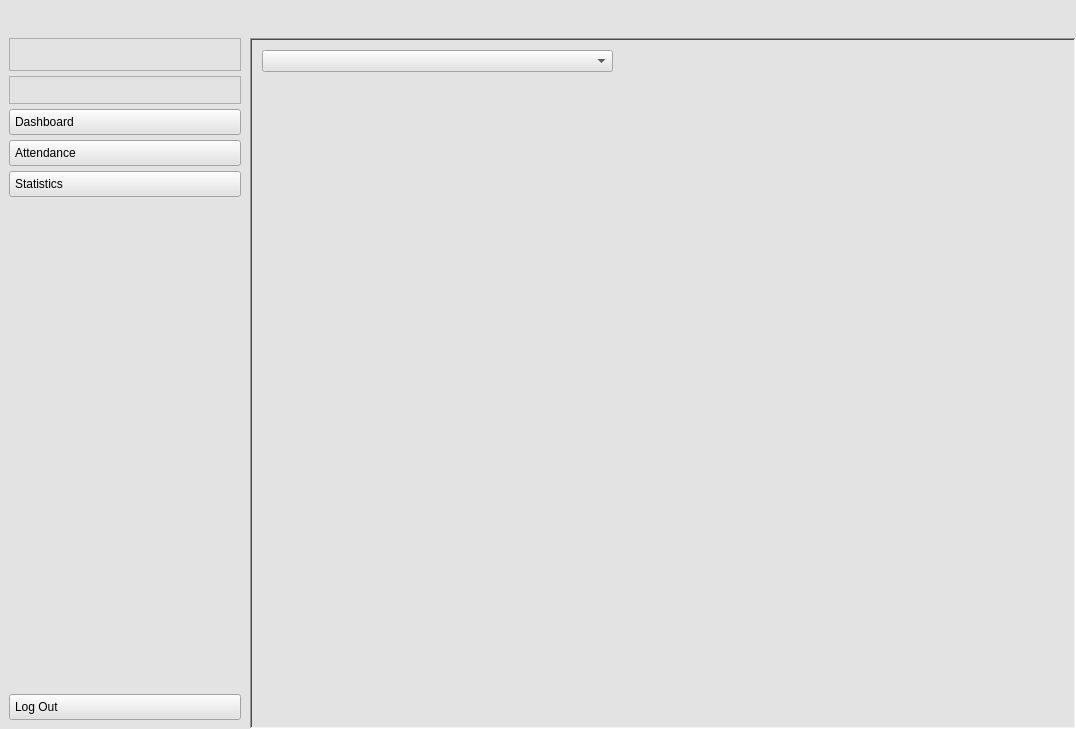
<?xml version="1.0" encoding="UTF-8"?>
<ui version="4.0">
 <class>MainWindow</class>
 <widget class="QMainWindow" name="MainWindow">
  <property name="enabled">
   <bool>true</bool>
  </property>
  <property name="geometry">
   <rect>
    <x>0</x>
    <y>0</y>
    <width>1076</width>
    <height>729</height>
   </rect>
  </property>
  <property name="maximumSize">
   <size>
    <width>1076</width>
    <height>729</height>
   </size>
  </property>
  <property name="contextMenuPolicy">
   <enum>Qt::DefaultContextMenu</enum>
  </property>
  <property name="acceptDrops">
   <bool>false</bool>
  </property>
  <property name="windowTitle">
   <string>Attendance Tracking</string>
  </property>
  <property name="windowIcon">
   <iconset resource="resoruces.qrc">
    <normaloff>:/images/icons/38439452-9882-4db8-9abd-97a82dba0fd8.png</normaloff>:/images/icons/38439452-9882-4db8-9abd-97a82dba0fd8.png</iconset>
  </property>
  <property name="windowOpacity">
   <double>1.000000000000000</double>
  </property>
  <property name="whatsThis">
   <string>&lt;html&gt;&lt;head/&gt;&lt;body&gt;&lt;p&gt;&lt;br/&gt;&lt;/p&gt;&lt;/body&gt;&lt;/html&gt;</string>
  </property>
  <property name="autoFillBackground">
   <bool>true</bool>
  </property>
  <property name="styleSheet">
   <string notr="true"/>
  </property>
  <widget class="QWidget" name="centralwidget">
   <property name="styleSheet">
    <string notr="true"/>
   </property>
   <layout class="QHBoxLayout" name="horizontalLayout_5">
    <property name="spacing">
     <number>0</number>
    </property>
    <property name="sizeConstraint">
     <enum>QLayout::SetMinAndMaxSize</enum>
    </property>
    <property name="leftMargin">
     <number>0</number>
    </property>
    <property name="topMargin">
     <number>0</number>
    </property>
    <property name="rightMargin">
     <number>0</number>
    </property>
    <property name="bottomMargin">
     <number>0</number>
    </property>
    <item>
     <widget class="QWidget" name="icon_text_widget" native="true">
      <property name="sizePolicy">
       <sizepolicy hsizetype="Preferred" vsizetype="Maximum">
        <horstretch>0</horstretch>
        <verstretch>0</verstretch>
       </sizepolicy>
      </property>
      <property name="maximumSize">
       <size>
        <width>250</width>
        <height>1666666</height>
       </size>
      </property>
      <property name="layoutDirection">
       <enum>Qt::LeftToRight</enum>
      </property>
      <property name="styleSheet">
       <string notr="true">QWidget{
background-color: rgb(227, 227, 227);
text-align: left;
padding: 5px;
}
</string>
      </property>
      <layout class="QVBoxLayout" name="verticalLayout_6" stretch="0,0,0,0">
       <property name="spacing">
        <number>5</number>
       </property>
       <property name="sizeConstraint">
        <enum>QLayout::SetDefaultConstraint</enum>
       </property>
       <property name="leftMargin">
        <number>0</number>
       </property>
       <property name="topMargin">
        <number>0</number>
       </property>
       <property name="rightMargin">
        <number>0</number>
       </property>
       <property name="bottomMargin">
        <number>0</number>
       </property>
       <item>
        <layout class="QHBoxLayout" name="horizontalLayout_3">
         <item>
          <widget class="QLabel" name="aguiconwide">
           <property name="maximumSize">
            <size>
             <width>80</width>
             <height>80</height>
            </size>
           </property>
           <property name="text">
            <string/>
           </property>
           <property name="pixmap">
            <pixmap resource="resoruces.qrc">:/images/icons/38439452-9882-4db8-9abd-97a82dba0fd8.png</pixmap>
           </property>
           <property name="scaledContents">
            <bool>true</bool>
           </property>
           <property name="buddy">
            <cstring></cstring>
           </property>
          </widget>
         </item>
        </layout>
       </item>
       <item>
        <layout class="QVBoxLayout" name="verticalLayout">
         <property name="spacing">
          <number>5</number>
         </property>
         <property name="leftMargin">
          <number>9</number>
         </property>
         <property name="topMargin">
          <number>9</number>
         </property>
         <property name="rightMargin">
          <number>9</number>
         </property>
         <property name="bottomMargin">
          <number>9</number>
         </property>
         <item>
          <widget class="QLabel" name="labelInstructorName">
           <property name="styleSheet">
            <string notr="true">QLabel#labelInstructorName {
    font-size: 18px;
    font-weight: bold;
	color: rgb(0, 0, 0);
	
}
</string>
           </property>
           <property name="frameShape">
            <enum>QFrame::StyledPanel</enum>
           </property>
           <property name="frameShadow">
            <enum>QFrame::Plain</enum>
           </property>
           <property name="text">
            <string/>
           </property>
          </widget>
         </item>
         <item>
          <widget class="QLabel" name="labelInstructorEmail">
           <property name="styleSheet">
            <string notr="true">QLabel#labelInstructorEmail {
  	font-size: 14px;
	font-weight: normal;
	font-style: italic;
    color: #666;
}</string>
           </property>
           <property name="frameShape">
            <enum>QFrame::StyledPanel</enum>
           </property>
           <property name="frameShadow">
            <enum>QFrame::Plain</enum>
           </property>
           <property name="text">
            <string/>
           </property>
          </widget>
         </item>
         <item>
          <widget class="QPushButton" name="dashboardbuttonwide">
           <property name="text">
            <string>Dashboard</string>
           </property>
           <property name="icon">
            <iconset resource="resoruces.qrc">
             <normaloff>:/images/icons/dashboard (1).png</normaloff>:/images/icons/dashboard (1).png</iconset>
           </property>
           <property name="checkable">
            <bool>false</bool>
           </property>
           <property name="autoRepeat">
            <bool>false</bool>
           </property>
           <property name="autoExclusive">
            <bool>true</bool>
           </property>
          </widget>
         </item>
         <item>
          <widget class="QPushButton" name="attendancebuttonwide">
           <property name="text">
            <string>Attendance</string>
           </property>
           <property name="icon">
            <iconset resource="resoruces.qrc">
             <normaloff>:/images/icons/report (1).png</normaloff>:/images/icons/report (1).png</iconset>
           </property>
           <property name="checkable">
            <bool>false</bool>
           </property>
           <property name="autoExclusive">
            <bool>true</bool>
           </property>
          </widget>
         </item>
         <item>
          <widget class="QPushButton" name="statButton">
           <property name="text">
            <string>Statistics</string>
           </property>
           <property name="icon">
            <iconset resource="resoruces.qrc">
             <normaloff>:/images/icons/trend (1).png</normaloff>:/images/icons/trend (1).png</iconset>
           </property>
          </widget>
         </item>
        </layout>
       </item>
       <item>
        <spacer name="verticalSpacer_4">
         <property name="orientation">
          <enum>Qt::Vertical</enum>
         </property>
         <property name="sizeType">
          <enum>QSizePolicy::Expanding</enum>
         </property>
         <property name="sizeHint" stdset="0">
          <size>
           <width>20</width>
           <height>355</height>
          </size>
         </property>
        </spacer>
       </item>
       <item>
        <layout class="QVBoxLayout" name="verticalLayout_5">
         <property name="spacing">
          <number>5</number>
         </property>
         <property name="leftMargin">
          <number>9</number>
         </property>
         <property name="topMargin">
          <number>9</number>
         </property>
         <property name="rightMargin">
          <number>9</number>
         </property>
         <property name="bottomMargin">
          <number>9</number>
         </property>
         <item>
          <widget class="QPushButton" name="logoutbuttonwide">
           <property name="text">
            <string>Log Out</string>
           </property>
           <property name="icon">
            <iconset resource="resoruces.qrc">
             <normaloff>:/images/icons/logout (1).png</normaloff>:/images/icons/logout (1).png</iconset>
           </property>
           <property name="checkable">
            <bool>false</bool>
           </property>
           <property name="autoExclusive">
            <bool>true</bool>
           </property>
          </widget>
         </item>
        </layout>
       </item>
      </layout>
     </widget>
    </item>
    <item>
     <widget class="QWidget" name="main_screen_widget" native="true">
      <property name="sizePolicy">
       <sizepolicy hsizetype="Maximum" vsizetype="Maximum">
        <horstretch>0</horstretch>
        <verstretch>0</verstretch>
       </sizepolicy>
      </property>
      <property name="maximumSize">
       <size>
        <width>861</width>
        <height>841</height>
       </size>
      </property>
      <layout class="QVBoxLayout" name="verticalLayout_7">
       <property name="spacing">
        <number>0</number>
       </property>
       <property name="sizeConstraint">
        <enum>QLayout::SetMaximumSize</enum>
       </property>
       <property name="leftMargin">
        <number>0</number>
       </property>
       <property name="topMargin">
        <number>0</number>
       </property>
       <property name="rightMargin">
        <number>0</number>
       </property>
       <property name="bottomMargin">
        <number>0</number>
       </property>
       <item>
        <widget class="QWidget" name="header_widget" native="true">
         <property name="sizePolicy">
          <sizepolicy hsizetype="Expanding" vsizetype="Preferred">
           <horstretch>0</horstretch>
           <verstretch>0</verstretch>
          </sizepolicy>
         </property>
         <property name="maximumSize">
          <size>
           <width>16777215</width>
           <height>120</height>
          </size>
         </property>
         <property name="mouseTracking">
          <bool>true</bool>
         </property>
         <property name="styleSheet">
          <string notr="true">QWidget{
background-color: rgb(227, 227, 227);
text-align: left;
padding: 5px;
}
</string>
         </property>
         <layout class="QHBoxLayout" name="horizontalLayout_4">
          <property name="spacing">
           <number>5</number>
          </property>
          <property name="leftMargin">
           <number>9</number>
          </property>
          <property name="topMargin">
           <number>9</number>
          </property>
          <property name="rightMargin">
           <number>9</number>
          </property>
          <property name="bottomMargin">
           <number>9</number>
          </property>
          <item>
           <spacer name="horizontalSpacer_5">
            <property name="orientation">
             <enum>Qt::Horizontal</enum>
            </property>
            <property name="sizeType">
             <enum>QSizePolicy::Preferred</enum>
            </property>
            <property name="sizeHint" stdset="0">
             <size>
              <width>5</width>
              <height>20</height>
             </size>
            </property>
           </spacer>
          </item>
          <item>
           <layout class="QHBoxLayout" name="horizontalLayout">
            <property name="spacing">
             <number>9</number>
            </property>
            <property name="leftMargin">
             <number>9</number>
            </property>
            <property name="topMargin">
             <number>9</number>
            </property>
            <property name="rightMargin">
             <number>9</number>
            </property>
            <property name="bottomMargin">
             <number>9</number>
            </property>
           </layout>
          </item>
          <item>
           <spacer name="horizontalSpacer_6">
            <property name="orientation">
             <enum>Qt::Horizontal</enum>
            </property>
            <property name="sizeType">
             <enum>QSizePolicy::Preferred</enum>
            </property>
            <property name="sizeHint" stdset="0">
             <size>
              <width>10</width>
              <height>20</height>
             </size>
            </property>
           </spacer>
          </item>
         </layout>
        </widget>
       </item>
       <item>
        <widget class="QStackedWidget" name="mainscreen">
         <property name="sizePolicy">
          <sizepolicy hsizetype="Expanding" vsizetype="Expanding">
           <horstretch>100</horstretch>
           <verstretch>100</verstretch>
          </sizepolicy>
         </property>
         <property name="styleSheet">
          <string notr="true">background-color: rgb(227, 227, 227);</string>
         </property>
         <property name="frameShape">
          <enum>QFrame::WinPanel</enum>
         </property>
         <property name="frameShadow">
          <enum>QFrame::Sunken</enum>
         </property>
         <property name="lineWidth">
          <number>2</number>
         </property>
         <property name="midLineWidth">
          <number>4</number>
         </property>
         <property name="currentIndex">
          <number>5</number>
         </property>
         <widget class="QWidget" name="dashboardpage">
          <layout class="QGridLayout" name="gridLayout">
           <item row="0" column="0">
            <widget class="QWidget" name="course_widget" native="true">
             <property name="sizePolicy">
              <sizepolicy hsizetype="Expanding" vsizetype="Expanding">
               <horstretch>0</horstretch>
               <verstretch>0</verstretch>
              </sizepolicy>
             </property>
             <widget class="QWidget" name="layoutWidget">
              <property name="geometry">
               <rect>
                <x>10</x>
                <y>10</y>
                <width>791</width>
                <height>631</height>
               </rect>
              </property>
              <layout class="QVBoxLayout" name="course_layout">
               <property name="sizeConstraint">
                <enum>QLayout::SetMinAndMaxSize</enum>
               </property>
               <property name="leftMargin">
                <number>15</number>
               </property>
               <property name="topMargin">
                <number>15</number>
               </property>
               <property name="rightMargin">
                <number>15</number>
               </property>
               <property name="bottomMargin">
                <number>15</number>
               </property>
               <item>
                <widget class="QPushButton" name="coursesButtonDynamic">
                 <property name="sizePolicy">
                  <sizepolicy hsizetype="Minimum" vsizetype="Preferred">
                   <horstretch>0</horstretch>
                   <verstretch>0</verstretch>
                  </sizepolicy>
                 </property>
                 <property name="styleSheet">
                  <string notr="true">background-color: rgb(130, 28, 23);</string>
                 </property>
                 <property name="text">
                  <string>Internet Of Things</string>
                 </property>
                 <property name="checkable">
                  <bool>true</bool>
                 </property>
                 <property name="autoExclusive">
                  <bool>true</bool>
                 </property>
                </widget>
               </item>
              </layout>
             </widget>
            </widget>
           </item>
          </layout>
         </widget>
         <widget class="QWidget" name="notificationspage">
          <widget class="QLabel" name="notifications">
           <property name="geometry">
            <rect>
             <x>20</x>
             <y>10</y>
             <width>761</width>
             <height>751</height>
            </rect>
           </property>
           <property name="text">
            <string>Notifications</string>
           </property>
          </widget>
         </widget>
         <widget class="QWidget" name="Coursespage"/>
         <widget class="QWidget" name="Attendancepage">
          <property name="sizePolicy">
           <sizepolicy hsizetype="Expanding" vsizetype="Expanding">
            <horstretch>0</horstretch>
            <verstretch>0</verstretch>
           </sizepolicy>
          </property>
          <widget class="QSplitter" name="splitter">
           <property name="geometry">
            <rect>
             <x>20</x>
             <y>20</y>
             <width>791</width>
             <height>621</height>
            </rect>
           </property>
           <property name="sizePolicy">
            <sizepolicy hsizetype="Preferred" vsizetype="Preferred">
             <horstretch>0</horstretch>
             <verstretch>0</verstretch>
            </sizepolicy>
           </property>
           <property name="minimumSize">
            <size>
             <width>563</width>
             <height>0</height>
            </size>
           </property>
           <property name="orientation">
            <enum>Qt::Vertical</enum>
           </property>
           <widget class="QWidget" name="layoutWidget">
            <layout class="QGridLayout" name="gridLayout_2">
             <property name="sizeConstraint">
              <enum>QLayout::SetMinAndMaxSize</enum>
             </property>
             <item row="0" column="1">
              <layout class="QVBoxLayout" name="verticalLayout_2">
               <property name="sizeConstraint">
                <enum>QLayout::SetDefaultConstraint</enum>
               </property>
               <item>
                <widget class="QComboBox" name="coursesComboBox">
                 <property name="sizePolicy">
                  <sizepolicy hsizetype="Ignored" vsizetype="Preferred">
                   <horstretch>0</horstretch>
                   <verstretch>0</verstretch>
                  </sizepolicy>
                 </property>
                 <property name="minimumSize">
                  <size>
                   <width>161</width>
                   <height>0</height>
                  </size>
                 </property>
                 <property name="styleSheet">
                  <string notr="true">QComboBox {
    border: 1px solid gray;
    border-radius: 3px;
    padding: 1px 18px 1px 3px;
    min-width: 6em;
}

QComboBox:editable {
    background: white;
}

QComboBox:!editable, QComboBox::drop-down:editable {
     background: qlineargradient(x1: 0, y1: 0, x2: 0, y2: 1,
                                 stop: 0 #E1E1E1, stop: 0.4 #DDDDDD,
                                 stop: 0.5 #D8D8D8, stop: 1.0 #D3D3D3);
}

/* QComboBox gets the &quot;on&quot; state when the popup is open */
QComboBox:!editable:on, QComboBox::drop-down:editable:on {
    background: qlineargradient(x1: 0, y1: 0, x2: 0, y2: 1,
                                stop: 0 #D3D3D3, stop: 0.4 #D8D8D8,
                                stop: 0.5 #DDDDDD, stop: 1.0 #E1E1E1);
}

QComboBox:on { /* shift the text when the popup opens */
    padding-top: 3px;
    padding-left: 4px;
}

QComboBox::drop-down {
    subcontrol-origin: padding;
    subcontrol-position: top right;
    width: 15px;

    border-left-width: 1px;
    border-left-color: darkgray;
    border-left-style: solid; /* just a single line */
    border-top-right-radius: 3px; /* same radius as the QComboBox */
    border-bottom-right-radius: 3px;
}

QComboBox::down-arrow {
    image: url(/usr/share/icons/crystalsvg/16x16/actions/1downarrow.png);
}

QComboBox::down-arrow:on { /* shift the arrow when popup is open */
    top: 1px;
    left: 1px;
}
QComboBox QAbstractItemView {
    border: 2px solid darkgray;
    selection-background-color: lightgray;
}</string>
                 </property>
                 <item>
                  <property name="text">
                   <string>courseName</string>
                  </property>
                 </item>
                 <item>
                  <property name="text">
                   <string>IOT</string>
                  </property>
                 </item>
                 <item>
                  <property name="text">
                   <string>COMP413</string>
                  </property>
                 </item>
                </widget>
               </item>
               <item>
                <widget class="QPushButton" name="Export_to_Excel">
                 <property name="sizePolicy">
                  <sizepolicy hsizetype="Preferred" vsizetype="Preferred">
                   <horstretch>0</horstretch>
                   <verstretch>0</verstretch>
                  </sizepolicy>
                 </property>
                 <property name="text">
                  <string>Export PDF</string>
                 </property>
                </widget>
               </item>
               <item>
                <widget class="QPushButton" name="submitbutton">
                 <property name="sizePolicy">
                  <sizepolicy hsizetype="Minimum" vsizetype="Preferred">
                   <horstretch>0</horstretch>
                   <verstretch>0</verstretch>
                  </sizepolicy>
                 </property>
                 <property name="styleSheet">
                  <string notr="true">background-color: rgb(130, 28, 23);</string>
                 </property>
                 <property name="text">
                  <string>Submit</string>
                 </property>
                 <property name="checkable">
                  <bool>false</bool>
                 </property>
                 <property name="autoExclusive">
                  <bool>true</bool>
                 </property>
                </widget>
               </item>
              </layout>
             </item>
             <item row="0" column="0">
              <widget class="QCalendarWidget" name="calendarWidget">
               <property name="sizePolicy">
                <sizepolicy hsizetype="Fixed" vsizetype="Preferred">
                 <horstretch>0</horstretch>
                 <verstretch>0</verstretch>
                </sizepolicy>
               </property>
               <property name="styleSheet">
                <string notr="true">QCalendarWidget {
    background-color: rgb(154, 153, 150);  /* Soft gray background */
    border: 1px solid rgb(190, 190, 190);  /* Subtle border */
    border-radius: 20px;  /* Rounded corners */
    padding: 5px;
}

QCalendarWidget QToolButton {
    background-color: rgb(154, 153, 150);  /* Medium gray for navigation buttons */
    color: black;  /* Black text */
    font-size: 14px;
    height: 20px;
    width: 90px;
    border: none;
    border-radius: 5px;
    margin: 3px;
}

QCalendarWidget QToolButton::hover {
    background-color: rgb(180, 180, 180);  /* Darker gray on hover */
}

QCalendarWidget QAbstractItemView {
    background-color: rgb(240, 240, 240);  /* Light background for days */
    selection-background-color: rgb(160, 160, 160);  /* Dark gray for selected day */
    selection-color: white;  /* White text for selected day */
    font-size: 16px;
    gridline-color: rgb(0, 0, 0);  /* Light grid lines */
}

QCalendarWidget QWidget {
     /* Slightly darker alternate background */
	
	alternate-background-color: rgb(154, 153, 150);
}

QCalendarWidget QHeaderView::section {
    background-color: rgb(154, 153, 150);  /* Light gray for header */
    color: black;  /* Black text */
    font-size: 13px;
    border: 1px solid rgb(190, 190, 190);  /* Border for header sections */
}

QCalendarWidget QSpinBox {
    background-color: rgb(154, 153, 150);  /* Spinbox background */
    border: 1px solid rgb(190, 190, 190);  /* Border */
    border-radius: 5px;
    padding: 2px;
}

QCalendarWidget QSpinBox::up-button, QCalendarWidget QSpinBox::down-button {
    background-color: rgb(210, 210, 210);  /* Same as spinbox background */
    border: none;
    width: 15px;
    height: 15px;
    border-radius: 5px;
}

QCalendarWidget QSpinBox::up-button::hover, QCalendarWidget QSpinBox::down-button::hover {
    background-color: rgb(180, 180, 180);  /* Darker gray on hover */
}

QCalendarWidget QSpinBox::up-arrow, QCalendarWidget QSpinBox::down-arrow {
    width: 7px;
    height: 7px;
}
</string>
               </property>
              </widget>
             </item>
            </layout>
           </widget>
           <widget class="QTableWidget" name="attendanceTableWidget">
            <property name="sizePolicy">
             <sizepolicy hsizetype="Expanding" vsizetype="Expanding">
              <horstretch>0</horstretch>
              <verstretch>0</verstretch>
             </sizepolicy>
            </property>
            <property name="minimumSize">
             <size>
              <width>404</width>
              <height>600</height>
             </size>
            </property>
            <property name="focusPolicy">
             <enum>Qt::StrongFocus</enum>
            </property>
            <property name="styleSheet">
             <string notr="true"/>
            </property>
            <property name="frameShape">
             <enum>QFrame::WinPanel</enum>
            </property>
            <row>
             <property name="text">
              <string>asdasdasd</string>
             </property>
            </row>
            <column>
             <property name="text">
              <string>adasd</string>
             </property>
            </column>
            <column>
             <property name="text">
              <string>asdasd</string>
             </property>
            </column>
            <item row="0" column="0">
             <property name="text">
              <string>asd</string>
             </property>
            </item>
           </widget>
          </widget>
         </widget>
         <widget class="QWidget" name="PolicyPage">
          <widget class="QLabel" name="Policy">
           <property name="geometry">
            <rect>
             <x>10</x>
             <y>10</y>
             <width>771</width>
             <height>751</height>
            </rect>
           </property>
           <property name="text">
            <string>Policy</string>
           </property>
          </widget>
         </widget>
         <widget class="QWidget" name="StatisticsPage">
          <widget class="QWidget" name="layoutWidget">
           <property name="geometry">
            <rect>
             <x>10</x>
             <y>340</y>
             <width>801</width>
             <height>341</height>
            </rect>
           </property>
           <layout class="QHBoxLayout" name="horizontalLayout_2">
            <item>
             <widget class="QWidget" name="statPieChartBottomLeft" native="true"/>
            </item>
            <item>
             <widget class="QWidget" name="statPieChartBottomRight" native="true"/>
            </item>
           </layout>
          </widget>
          <widget class="QWidget" name="layoutWidget">
           <property name="geometry">
            <rect>
             <x>10</x>
             <y>10</y>
             <width>801</width>
             <height>321</height>
            </rect>
           </property>
           <layout class="QVBoxLayout" name="verticalLayout_3">
            <item>
             <layout class="QHBoxLayout" name="horizontalLayout_6">
              <property name="sizeConstraint">
               <enum>QLayout::SetMinimumSize</enum>
              </property>
              <item>
               <widget class="QComboBox" name="statComboBox">
                <property name="sizePolicy">
                 <sizepolicy hsizetype="Preferred" vsizetype="Minimum">
                  <horstretch>0</horstretch>
                  <verstretch>0</verstretch>
                 </sizepolicy>
                </property>
               </widget>
              </item>
              <item>
               <spacer name="horizontalSpacer">
                <property name="orientation">
                 <enum>Qt::Horizontal</enum>
                </property>
                <property name="sizeType">
                 <enum>QSizePolicy::Maximum</enum>
                </property>
                <property name="sizeHint" stdset="0">
                 <size>
                  <width>450</width>
                  <height>20</height>
                 </size>
                </property>
               </spacer>
              </item>
             </layout>
            </item>
            <item>
             <widget class="QWidget" name="StatPieChartTop" native="true">
              <property name="sizePolicy">
               <sizepolicy hsizetype="Expanding" vsizetype="Expanding">
                <horstretch>0</horstretch>
                <verstretch>0</verstretch>
               </sizepolicy>
              </property>
             </widget>
            </item>
           </layout>
          </widget>
         </widget>
         <widget class="QWidget" name="HelpPage">
          <widget class="QLabel" name="Help">
           <property name="geometry">
            <rect>
             <x>10</x>
             <y>20</y>
             <width>771</width>
             <height>741</height>
            </rect>
           </property>
           <property name="text">
            <string>Help</string>
           </property>
          </widget>
         </widget>
         <widget class="QWidget" name="SettingsPage">
          <widget class="QLabel" name="Settings">
           <property name="geometry">
            <rect>
             <x>10</x>
             <y>10</y>
             <width>771</width>
             <height>751</height>
            </rect>
           </property>
           <property name="text">
            <string>Settings</string>
           </property>
          </widget>
         </widget>
         <widget class="QWidget" name="ProfilePage">
          <widget class="QLabel" name="Profile">
           <property name="geometry">
            <rect>
             <x>10</x>
             <y>10</y>
             <width>771</width>
             <height>751</height>
            </rect>
           </property>
           <property name="text">
            <string>Profile</string>
           </property>
          </widget>
         </widget>
         <widget class="QWidget" name="SearchPage">
          <widget class="QLabel" name="Search">
           <property name="geometry">
            <rect>
             <x>20</x>
             <y>20</y>
             <width>761</width>
             <height>741</height>
            </rect>
           </property>
           <property name="text">
            <string>Search</string>
           </property>
          </widget>
         </widget>
         <widget class="QWidget" name="coursePage">
          <widget class="QLineEdit" name="lineEdit">
           <property name="geometry">
            <rect>
             <x>50</x>
             <y>80</y>
             <width>411</width>
             <height>241</height>
            </rect>
           </property>
           <property name="text">
            <string>course</string>
           </property>
          </widget>
         </widget>
        </widget>
       </item>
      </layout>
     </widget>
    </item>
   </layout>
  </widget>
 </widget>
 <resources>
  <include location="resoruces.qrc"/>
  <include location="resoruces.qrc"/>
 </resources>
 <connections/>
</ui>
